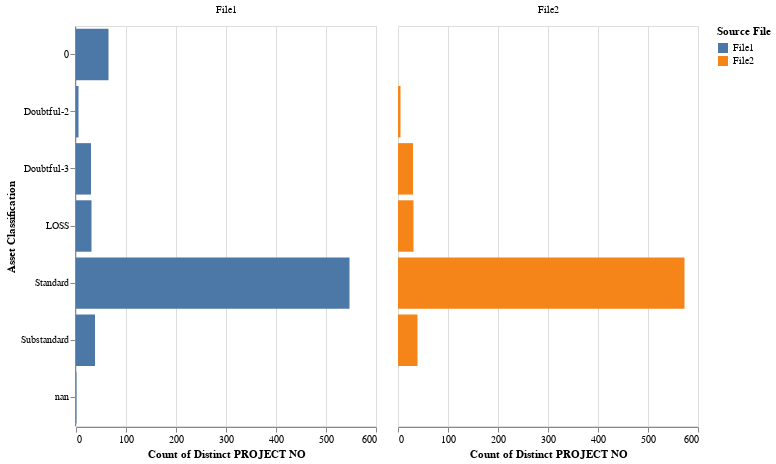

The notebook cell this image was saved under:
### Code cell
import pandas as pd
import altair as alt

def compare_project_counts_altair2(file1: str, file2: str, sheet_name=0):
    """
    Compare two Excel files and plot a grouped horizontal bar chart using Altair,
    showing count of distinct PROJECT NO by Asset Classification.
    """

    # Read Excel files with specific headers
    df1 = pd.read_excel(file1, sheet_name=sheet_name, header=1)
    df2 = pd.read_excel(file2, sheet_name=sheet_name, header=2)

    # Normalize classification column names
    if "Asset Classification as on 30.06.2025" in df1.columns:
        df1.rename(columns={"Asset Classification as on 30.06.2025": "Asset Classification"}, inplace=True)
    if "Asset classification" in df2.columns:
        df2.rename(columns={"Asset classification": "Asset Classification"}, inplace=True)

    # Convert PROJECT NO and Asset Classification to string
    df1["PROJECT NO"] = df1["PROJECT NO"].astype(str).str.strip()
    df2["PROJECT NO"] = df2["PROJECT NO"].astype(str).str.strip()
    df1["Asset Classification"] = df1["Asset Classification"].astype(str).str.strip()
    df2["Asset Classification"] = df2["Asset Classification"].astype(str).str.strip()

    # Group by classification
    counts1 = df1.groupby("Asset Classification", sort=False)["PROJECT NO"].nunique()
    counts2 = df2.groupby("Asset Classification", sort=False)["PROJECT NO"].nunique()

    # Combine into tidy DataFrame for Altair
    comparison = pd.DataFrame({
        "File1": counts1,
        "File2": counts2
    }).fillna(0).astype(int).reset_index()

    # Melt to long format for Altair
    comparison_long = comparison.melt(
        id_vars="Asset Classification",
        value_vars=["File1", "File2"],
        var_name="File",
        value_name="Count"
    )

    # Altair grouped horizontal bar chart
    chart = (
        alt.Chart(comparison_long)
        .mark_bar()
        .encode(
            x=alt.X("Count:Q", title="Count of Distinct PROJECT NO"),
            y=alt.Y("Asset Classification:N", sort=None, title="Asset Classification", axis=alt.Axis(labelAngle=0)),
            color=alt.Color("File:N", title="Source File"),
            column=alt.Column("File:N", title=None)  # side-by-side grouping
        )
        .properties(height=400)
    )

    return chart
compare_project_counts_altair2("Loan Book (31.03.2025).xlsx", "Loan Book (30.06.2025).xlsx")

### Figure 1 — Vega-Lite specification as saved in the notebook (floating-point values rounded to 4 significant figures)
{"config": {"view": {"continuousWidth": 300, "continuousHeight": 300}}, "data": {"name": "data-8f81f73f4208506678f65d7cb22d821e"}, "mark": {"type": "bar"}, "encoding": {"color": {"field": "File", "title": "Source File", "type": "nominal"}, "column": {"field": "File", "title": null, "type": "nominal"}, "x": {"field": "Count", "title": "Count of Distinct PROJECT NO", "type": "quantitative"}, "y": {"axis": {"labelAngle": 0}, "field": "Asset Classification", "sort": null, "title": "Asset Classification", "type": "nominal"}}, "height": 400, "$schema": "https://vega.github.io/schema/vega-lite/v5.20.1.json", "datasets": {"data-8f81f73f4208506678f65d7cb22d821e": [{"Asset Classification": "0", "File": "File1", "Count": 65}, {"Asset Classification": "Doubtful-2", "File": "File1", "Count": 5}, {"Asset Classification": "Doubtful-3", "File": "File1", "Count": 30}, {"Asset Classification": "LOSS", "File": "File1", "Count": 31}, {"Asset Classification": "Standard", "File": "File1", "Count": 547}, {"Asset Classification": "Substandard", "File": "File1", "Count": 38}, {"Asset Classification": "nan", "File": "File1", "Count": 1}, {"Asset Classification": "0", "File": "File2", "Count": 0}, {"Asset Classification": "Doubtful-2", "File": "File2", "Count": 5}, {"Asset Classification": "Doubtful-3", "File": "File2", "Count": 30}, {"Asset Classification": "LOSS", "File": "File2", "Count": 31}, {"Asset Classification": "Standard", "File": "File2", "Count": 573}, {"Asset Classification": "Substandard", "File": "File2", "Count": 39}, {"Asset Classification": "nan", "File": "File2", "Count": 0}]}}
